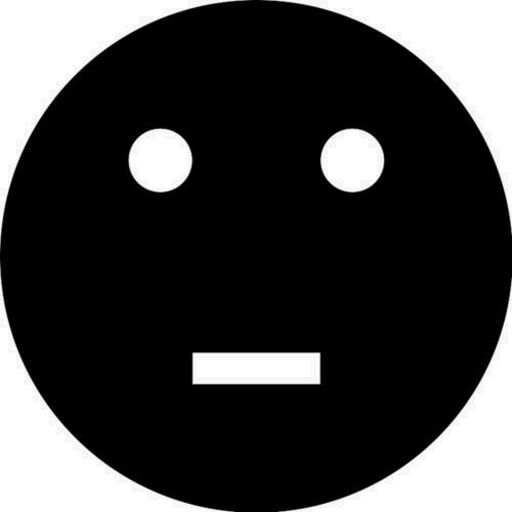
#> input picture icos/13.png, 512 x 512 px; its folder holds 4 pictures in this run
$ python to_ico.py   (older library calls are emulated)
#> lines starting #> are read from the running program, lines starting #| are printed output that depends on the picture

# PythonMargick包可以到Unofficial Windows Binaries for Python Extension Packages下载
'''
import PythonMagick

img = PythonMagick.Image('car.png')
# 这里要设置一下尺寸，不然会报ico尺寸异常错误
img.sample('128x128')
img.write('main.ico')
'''
import os

import PIL.Image as Image

# img=Image.open("car.png")
# img.resize((128,128),Image.ANTIALIAS).save("main.ico")

l=[]
for a, b, c in os.walk('.'):
	if b == []:
		l += [i for i in c if os.path.splitext(i)[-1] in ('.png', '.jpg')]


for i in l:
	img=Image.open(i)
#> img is the input picture: PIL image 512x512 RGBA; mean R, G, B, A 10.5, 10.5, 10.5, 201.4
	img=img.resize((168,168),Image.ANTIALIAS)
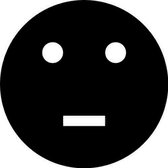
#> img: PIL image 168x168 RGBA; mean R, G, B, A 19.6, 19.6, 19.6, 201.5; transparent parts drawn white
	print(img)
#| <PIL.Image.Image image mode=RGBA size=168x168 at 0x7FC838EB2850>
	img.save(os.path.splitext(i)[0]+'.ico')
	# os.remove(i)
